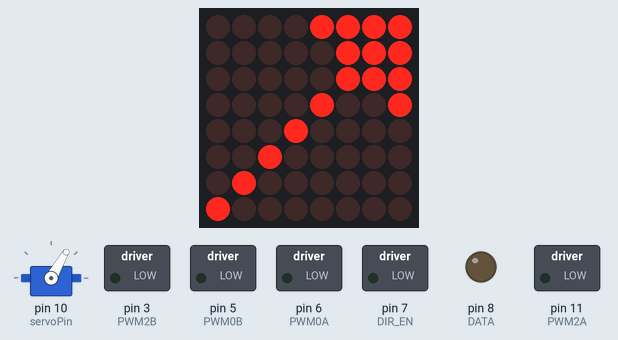
Recording of a sketch running on a simulated Arduino Mega 2560, built with avr-gcc and run on an emulated ATmega2560. Parts: servo, 8×8 LED matrix, switched loads named in the sketch (green lamp = pin HIGH), output pins drawn as LEDs (lit = HIGH). What the sketch prints to the serial monitor is not drawn.

Above: at 1.1 s.

The sketch:

V2.ino
```cpp
// Library BNO055
#include <Wire.h>
#include <Adafruit_Sensor.h>
#include <Adafruit_BNO055.h>
#include <utility/imumaths.h>

//Header Files
#include "sensor_struct.h"
#include "pin.h"
#include "directions.h"
#include "readsensor.h"
#include "debug.h"
#include "servo_function.h"
#include "matrix.h"

void setup() {
  //Display controll
  display.clearDisplay(0);
  display.shutdown(0,false);
  display.setIntensity(0, 5);
  //Servo Write
  servo1.write(servoPosition);
  servo1.attach(servoPin);
  //Open Serial Monitor
  Serial.begin(115200);
  Serial.println("Serial Working");
  //wait for serial port to open
  while (!Serial) delay(10);
  //Initialise the sensor
  if(!bno.begin()){Serial.print("Check wiring BNO055"); while(1);  }
  //Declaring IRpins
  for (int i = 0; i<IR_sensoramount; i++){pinMode(IR_pins[i], INPUT);}
  for (int i = 0; i<Sonar_sensoramount; i++){pinMode(sonarecho_pins[i], INPUT); pinMode(sonartrig_pins[i], OUTPUT);}

  //Pinouts
  pinMode(DIR_CLK, OUTPUT);
  pinMode(DATA, OUTPUT);
  pinMode(DIR_EN, OUTPUT);
  pinMode(DIR_LATCH, OUTPUT);
  pinMode(PWM0B, OUTPUT); //RB
  pinMode(PWM0A, OUTPUT); //LB
  pinMode(PWM2A, OUTPUT); //LF
  pinMode(PWM2B, OUTPUT); //RF
  void MOTOR(int Direction, int MotorPWM1, int MotorPWM2, int MotorPWM3, int MotorPWM4);
  delay(1000);
  }


void loop() {
  //SERVO
  // currentMillis = millis();
  // servoSweep(currentMillis);

displayImage(IMAGES[6]);

  //SENSOR
  /*
  IRstate();
  AXISstate();
  Sonarstate();

  if(IR_sensor[2].state == 0 && IR_sensor[3].state == 0 && IR_sensor[7].state == 0){
  Right_Rotation();
  MATRIX_RIGHT();
  } else if(IR_sensor[2].state == 0){
  STOP();
  MATRIX_STOP();
  delay(1000);
  Backward();
  MATRIX_BACKWARD();
  delay(1000);
  Right_Rotation();
  MATRIX_RIGHT();
  delay(500);
  } else if(IR_sensor[7].state == 0){
  STOP();
  MATRIX_STOP();
  delay(1000);
  Backward();
  MATRIX_BACKWARD();
  delay(1000);
  Left_Rotation();
  MATRIX_LEFT();
  delay(500);
  }else if(IR_sensor[2].state == 0 && IR_sensor[7].state == 0){
  STOP();
  MATRIX_STOP();
  delay(1000);
  Backward();
  MATRIX_BACKWARD();
  delay(2000);
  Left_Rotation();
  MATRIX_LEFT();
  delay(1000);
  } else {
  Forward();
  MATRIX_FORWARD();
  }
*/

  // debug(); // this function is used if you want to see the data in the Serial Monitor
}
```

debug.h
```cpp
//print the values from the sensors to the Serial Monitor
void debug(){
  Serial.print("SONAR SENSOR:");
  for (int i = 0; i<Sonar_sensoramount; i++){
    Serial.print(" | ");
    Serial.print(Sonar_sensor[i].location);
    Serial.print(" [");
    if(Sonar_sensor[i].anglepolarity==1){Serial.print("+");}
    else {Serial.print("-");}
    Serial.print(Sonar_sensor[i].angle);
    Serial.print("] : ");
    Serial.print(Sonar_sensor[i].distance);
  }
  Serial.print(" |     IR SENSOR:");
  for (int i = 0; i<IR_sensoramount; i++){
    Serial.print(" | ");
    Serial.print(IR_sensor[i].location);
    Serial.print(" [");
    if(IR_sensor[i].anglepolarity==1){Serial.print("+");}
    else {Serial.print("-");}
    Serial.print(IR_sensor[i].angle);
    Serial.print("] : ");
    Serial.print(IR_sensor[i].state);
  }
    Serial.print(" |     AXIS SENSOR: X: ");
    Serial.print(AXIS_sensor[0].xaxis);
    Serial.print(" Y: ");
    Serial.print(AXIS_sensor[0].yaxis);
    Serial.print(" Z: ");
    Serial.print(AXIS_sensor[0].zaxis);
    Serial.println(" |");
   }
```

directions.h
```cpp
//Directions
const int DIR_Forward = 39;
const int DIR_STOP = 0;
const int DIR_Backward = 216;
const int DIR_Left_Sideways = 106;
const int DIR_Right_Sideways = 149;
const int DIR_Left_AAB = 3;
const int DIR_Right_AAB = 36;
const int DIR_Forward_Left_Diagonally = 34;
const int DIR_Backward_Left_Diagonally = 72;
const int DIR_Forward_Right_Diagonally = 5;
const int DIR_Backward_Right_Diagonally = 144;
const int DIR_Left_Rotation = 139;
const int DIR_Right_Rotation = 116;
const int DIR_Left_Front_Rotation = 10;
const int DIR_Right_Front_Rotation = 20;
const int DIR_Left_Back_Rotation = 96;
const int DIR_Right_Back_Rotation = 129;
const int DIR_drift = 116;
const int DIR_Forward_Right_Back_Drift = 38;
const int DIR_Forward_Left_Back_Drift = 7;
const int DIR_Forward_Right_Front_Drift = 37;
const int DIR_Forward_Left_Front_Drift = 35 ;
const int DIR_Backward_Right_Back_Drift = 152;
const int DIR_Backward_Left_Back_Drift = 88;
const int DIR_Backward_Right_Front_Drift = 200;
const int DIR_Backward_Left_Front_Drift = 208;

//MotorSpeed
int MotorPWM1 = 150; //LF
int MotorPWM2 = 150; //RF
int MotorPWM3 = 150; //LB
int MotorPWM4 = 150; //RB

//Driving motor
void MOTOR(int Direction, int MotorPWM1, int MotorPWM2, int MotorPWM3, int MotorPWM4) {
  analogWrite(PWM2A, MotorPWM1);
  analogWrite(PWM2B, MotorPWM2);
  analogWrite(PWM0A, MotorPWM3);
  analogWrite(PWM0B, MotorPWM4);
  digitalWrite(DIR_LATCH, LOW);
  shiftOut(DATA, DIR_CLK, MSBFIRST, Direction);
  digitalWrite(DIR_LATCH, HIGH);
}

void Forward(){
MOTOR(DIR_Forward, MotorPWM1, MotorPWM2, MotorPWM3, MotorPWM4);}

void STOP(){
MOTOR(DIR_STOP, MotorPWM1, MotorPWM2, MotorPWM3, MotorPWM4);}

void Backward(){
MOTOR(DIR_Backward, MotorPWM1, MotorPWM2, MotorPWM3, MotorPWM4);}

void Left_Sideways(){
MOTOR(DIR_Left_Sideways, MotorPWM1, MotorPWM2, MotorPWM3, MotorPWM4);}

void Right_Sideways(){
MOTOR(DIR_Right_Sideways, MotorPWM1, MotorPWM2, MotorPWM3, MotorPWM4);}

void Left_AAB(){
MOTOR(DIR_Left_AAB, MotorPWM1, MotorPWM2, MotorPWM3, MotorPWM4);}

void Right_AAB(){
MOTOR(DIR_Right_AAB, MotorPWM1, MotorPWM2, MotorPWM3, MotorPWM4);}

void Forward_Left_Diagonally(){
MOTOR(DIR_Forward_Left_Diagonally, MotorPWM1, MotorPWM2, MotorPWM3, MotorPWM4);}

void Backward_Left_Diagonally(){
MOTOR(DIR_Backward_Left_Diagonally, MotorPWM1, MotorPWM2, MotorPWM3, MotorPWM4);}

void Forward_Right_Diagonally(){
MOTOR(DIR_Forward_Right_Diagonally, MotorPWM1, MotorPWM2, MotorPWM3, MotorPWM4);}

void Backward_Right_Diagonally(){
MOTOR(DIR_Backward_Right_Diagonally, MotorPWM1, MotorPWM2, MotorPWM3, MotorPWM4);}

void Left_Rotation(){
MOTOR(DIR_Left_Rotation, MotorPWM1, MotorPWM2, MotorPWM3, MotorPWM4);}

void Right_Rotation(){
MOTOR(DIR_Right_Rotation, MotorPWM1, MotorPWM2, MotorPWM3, MotorPWM4);}

void Left_Front_Rotation(){
MOTOR(DIR_Left_Front_Rotation, MotorPWM1, MotorPWM2, MotorPWM3, MotorPWM4);}

void Right_Front_Rotation(){
MOTOR(DIR_Right_Front_Rotation, MotorPWM1, MotorPWM2, MotorPWM3, MotorPWM4);}

void Left_Back_Rotation(){
MOTOR(DIR_Left_Back_Rotation, MotorPWM1, MotorPWM2, MotorPWM3, MotorPWM4);}

void Right_Back_Rotation(){
MOTOR(DIR_Left_Back_Rotation, MotorPWM1, MotorPWM2, MotorPWM3, MotorPWM4);}

void Forward_Right_Back_Drift(){
MOTOR(DIR_Forward_Right_Back_Drift, MotorPWM1, MotorPWM2, MotorPWM3, MotorPWM4);}

void Forward_Left_Back_Drift(){
MOTOR(DIR_Forward_Left_Back_Drift, MotorPWM1, MotorPWM2, MotorPWM3, MotorPWM4);}

void Forward_Right_Front_Drift(){
MOTOR(DIR_Forward_Right_Front_Drift, MotorPWM1, MotorPWM2, MotorPWM3, MotorPWM4);}

void Forward_Left_Front_Drift(){
MOTOR(DIR_Forward_Left_Front_Drift, MotorPWM1, MotorPWM2, MotorPWM3, MotorPWM4);}

void Backward_Right_Back_Drift(){
MOTOR(DIR_Backward_Right_Back_Drift, MotorPWM1, MotorPWM2, MotorPWM3, MotorPWM4);}

void Backward_Left_Back_Drift(){
MOTOR(DIR_Backward_Left_Back_Drift, MotorPWM1, MotorPWM2, MotorPWM3, MotorPWM4);}

void Backward_Right_Front_Drift(){
MOTOR(DIR_Backward_Right_Front_Drift, MotorPWM1, MotorPWM2, MotorPWM3, MotorPWM4);}

void Backward_Left_Front_Drift(){
MOTOR(DIR_Backward_Left_Front_Drift, MotorPWM1, MotorPWM2, MotorPWM3, MotorPWM4);}
```

matrix.h
```cpp
#include <LedControl.h>

const int DIN_PIN = 50;
const int CS_PIN = 53;
const int CLK_PIN = 51;

const uint64_t IMAGES[] = {
  0x081c3e0808080808,
  0x08080808083e1c08,
  0x002060ff60200000,
  0x000406ff06040000,
  0x000042e242423c00,
  0x0000424742423c00,
  0x0102040890e0e0f0,
  0x804020100907070f,
  0x0f07070910204080,
  0xf0e0e09008040201
};
const int IMAGES_LEN = sizeof(IMAGES)/8;

LedControl display = LedControl(DIN_PIN, CLK_PIN, CS_PIN);

void displayImage(uint64_t image) {
  for (int i = 0; i < 8; i++) {
    byte row = (image >> i * 8) & 0xFF;
    for (int j = 0; j < 8; j++) {
      display.setLed(0, i, j, bitRead(row, j));
    }
  }
}
```

pin.h
```cpp
//Motorshield PMW
const int PWM2A = 11;
const int PWM2B = 3;
const int PWM0A = 6;
const int PWM0B = 5;

//Motorshield data
const int DIR_CLK = 4;
const int DIR_EN = 7;
const int DATA = 8;
const int DIR_LATCH = 12;

//IR SENSOR
const int IR_pins[] = {22, 24, 26, 28, 30, 32, 34, 36};
const int IR_sensoramount = sizeof(IR_pins) / sizeof(IR_pins[0]);

//SONAR SENSOR
const int sonartrig_pins[] = {25, 33, 29};
const int sonarecho_pins[] = {23, 31, 27};
const int Sonar_sensoramount = sizeof(sonartrig_pins) / sizeof(sonartrig_pins[0]);

//9 Axis I2C adress
Adafruit_BNO055 bno = Adafruit_BNO055(-1, 0x28, &Wire);
```

readsensor.h
```cpp
/* Set the delay between fresh samples */
#define BNO055_SAMPLERATE_DELAY_MS (100)

void IRstate() { //Reading IR state
  for (int i = 0; i<IR_sensoramount; i++){
    IR_sensor[i].state = digitalRead(IR_pins[i]);
   }}

void Sonarstate(){ //Reading Sonar state/distance
  for (int i = 0; i<Sonar_sensoramount; i++){
  digitalWrite(sonartrig_pins[i], LOW);
  delayMicroseconds(2);
  digitalWrite(sonartrig_pins[i], HIGH); // set trigger pin to High to send a pulse into the real world
  delayMicroseconds(10);
  digitalWrite(sonartrig_pins[i], LOW);
  Sonar_sensor[i].duration = pulseIn(sonarecho_pins[i], HIGH); // measure the time it takes to receive the pulse
  Sonar_sensor[i].distance = Sonar_sensor[i].duration * 0.034 / 2; //calculate the distance in cm
  }}

void AXISstate(){//Reading 9Axis State
  imu::Vector<3> euler = bno.getVector(Adafruit_BNO055::VECTOR_EULER);
  AXIS_sensor[0].xaxis = euler.x();
  AXIS_sensor[0].yaxis = euler.y();
  AXIS_sensor[0].zaxis = euler.z();
  /* Display the floating point data */
  delay(BNO055_SAMPLERATE_DELAY_MS);
}
```

sensor_struct.h
```cpp
//Struct data localisation
struct data{
  char location[5];
  int state; //IR
  long duration; //US
  int distance; //US
  int angle; //US
  int anglepolarity; //0 = min, 1 = plus
  char sensor_type[30];
};

//declaring 8 IR sensors by using a struct
struct data IR_sensor[] ={
  {"LB", 0, 0, 0, 180, 1, "IR Sensor"},
  {"LB", 0, 0, 0, 90, 0, "IR Sensor"},
  {"LF", 0, 0, 0, 0, 1, "IR Sensor"},
  {"LF", 0, 0, 0, 90, 0, "IR Sensor"},
  {"RB", 0, 0, 0, 180, 1, "IR Sensor"},
  {"RB", 0, 0, 0, 90, 1, "IR Sensor"},
  {"RF", 0, 0, 0, 90, 1, "IR Sensor"},
  {"RF", 0, 0, 0, 0, 1, "IR Sensor"}
};

//declaring 3 sonar sensors by using a struct
struct data Sonar_sensor[] ={
  {"FRONT", 0, 0, 0, 0, 0, "Sonar sensor"},
  {"LEFT", 0, 0, 0, 0, "Sonar sensor"},
  {"RIGHT", 0, 0, 0, 0, "Sonar sensor"}
};

//AxisSensor struct
struct axis{
  float xaxis;
  float yaxis;
  float zaxis;
  char sensor_type[30];
};

//AxisSensor data struct
struct axis AXIS_sensor[] ={
  {0, 0, 0, "9 Axis Sensor"}
};
```

servo_function.h
```cpp
#include <Servo.h>

const int servoPin = 10; // the pin number for the servo signal
const int servoMinDegrees = 60; // the limits to servo movement
const int servoMaxDegrees = 120;

Servo servo1;  // create servo object to control a servo

int servoPosition = servoMinDegrees;     // the current angle of the servo - starting at 90.
int servoInterval = 30; // initial millisecs between servo moves
int servoDegrees = 1;       // amount servo moves at each step
int servoDegreeCounter = servoMaxDegrees;

unsigned long currentMillis = 0;    // stores the value of millis() in each iteration of loop()
unsigned long previousServoMillis = 0; // the time when the servo was last moved

servoSweep(unsigned long Mills) {
    while(Mills - previousServoMillis >= servoInterval) {
      previousServoMillis += servoInterval;
      servoPosition = servoPosition + servoDegrees; // servoDegrees might be negative
      if ((servoPosition == servoMaxDegrees) || (servoPosition == servoMinDegrees))  {
      servoDegrees = - servoDegrees; // reverse direction
      servoPosition = servoPosition + servoDegrees;
      }
    servo1.write(servoPosition);
  }}
```
